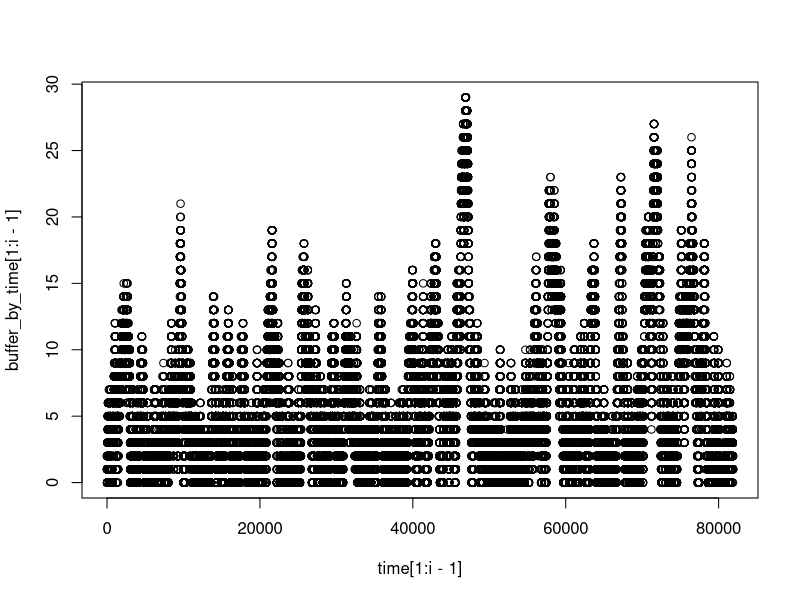

R code for this plot:
M <- 14
rexp2 <- function(n, lambda)
{
  n <- n
  next_package <- 0
  cur_package_size <- 0
  buffer_size <- 1
  time <- (1:1000000)
  buffer_by_time <- (1:1000000)
  i <- 1
  while(n != 0 || buffer_size!=0 )
  {
    if(next_package == 0 && n != 0)
    {
        next_package <- ceiling(-log(runif(1,min=0,max=1))/lambda)
        buffer_size <- buffer_size + 1
        n <- n - 1
    }
    if(cur_package_size == 0 && buffer_size != 0)
    {
        cur_package_size <- ceiling(runif(1,min=0,max=M))
        buffer_size <- buffer_size - 1
    }
    cur_package_size <- max(cur_package_size - 1,0)
    next_package <- max(next_package - 1,0)
    
    buffer_by_time[i] <- buffer_size
    i <- i+1
    
  }
  plot(time[1:i-1],buffer_by_time[1:i-1])
  
}
rexp2(10000,0.13)

